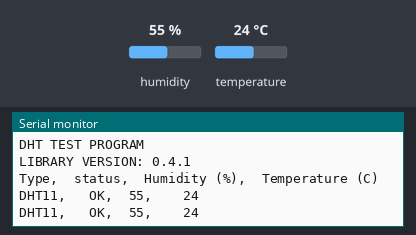
Recording of a sketch running on a simulated Arduino Uno, built with avr-gcc and run on an emulated ATmega328P. On the bench: the last lines printed to the serial monitor. The test bench sets the inputs (shaded band); at power-on: humidity 55 %, temperature 24 °C.

Above: at 3.8 s.
3.9 s: humidity set to 22 %
At 6.9 s:
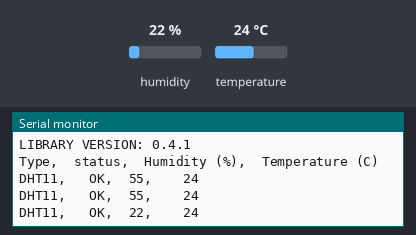
7.8 s: temperature set to 12 °C
At 10.0 s:
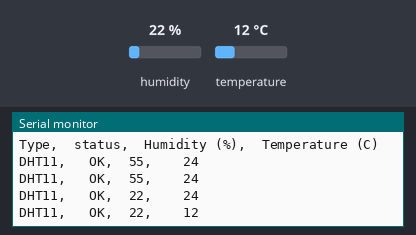
11.7 s: humidity set to 40 %
At 13.2 s:
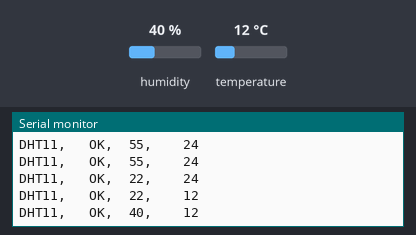
Timing chart, 0 to 14.7 s (numbered marks = the images above; inputs shaded):
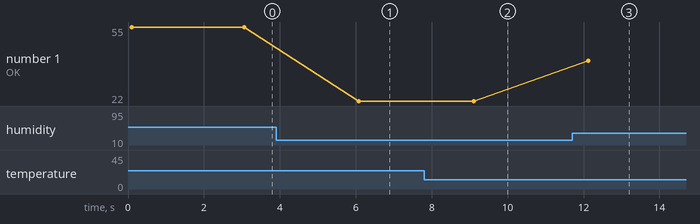

Measured:
- after the input at 3.9 s, the serial monitor: prints a new line after 2.2 s (image 1)
- after the input at 7.8 s, the serial monitor: prints a new line after 1.3 s (image 2)
- after the input at 11.7 s, the serial monitor: prints a new line after 0.43 s (image 3)
- plotted number 1: 55 → 22 after the input at 3.9 s, 22 → 40 after the input at 11.7 s

The sketch:

dht11.ino
```cpp
/* Programm steuert einen DHT11 Sensor an. Dieser misst Luft-Temperatur und -Feuchte
Dazu wird die Bibliothek dht11.h verwendet. Die Kommunikation mit dem Sensor findet seriell
über nur einen Pin statt  */

#include <dht11.h>                          // Bibliothek einbinden

dht11 DHT;                                  // Object DHT erzeugen
#define DHT11_PIN 2                        // Pin für serielle Kommunikation

void setup()
{
  Serial.begin(9600);                       // Seriellen Monitor öffnen
  Serial.println("DHT TEST PROGRAM ");
  Serial.print("LIBRARY VERSION: ");
  Serial.println(DHT11LIB_VERSION);
  Serial.println();
  Serial.println("Type,\tstatus,\tHumidity (%),\tTemperature (C)");  // Überschrift ausgeben
}  // fct "setup"

void loop()
{
  int chk;                                  // empfängt Zeichen vom Sensor
  Serial.print("DHT11, \t");
  chk = DHT.read(DHT11_PIN);                // Read Sensor Data
  switch (chk)                              // erstes Zeichen ist Sensor Status
  {
    case DHTLIB_OK:                         // Sensor ist OK
                Serial.print("OK,\t");
                break;
    case DHTLIB_ERROR_CHECKSUM:             // Übertragungsfehler
                Serial.print("Checksum error,\t");
                break;
    case DHTLIB_ERROR_TIMEOUT:              // Time Out Error
                Serial.print("Time out error,\t");
                break;
    default:                                // unbekannter Fehler
                Serial.print("Unknown error,\t");
                break;
  }  // switch
  Serial.print(DHT.humidity,1);             // Feuchte lesen mit eine Kommastelle und anzeigen
  Serial.print(",\t\t");                    // TAB ausgeben
  Serial.println(DHT.temperature,1);        // Temp lesen mit eine Kommastelle und anzeigen
  delay(3000);                              // alle 3 Sekunden anzeigen
}   // fct "loop"
```
